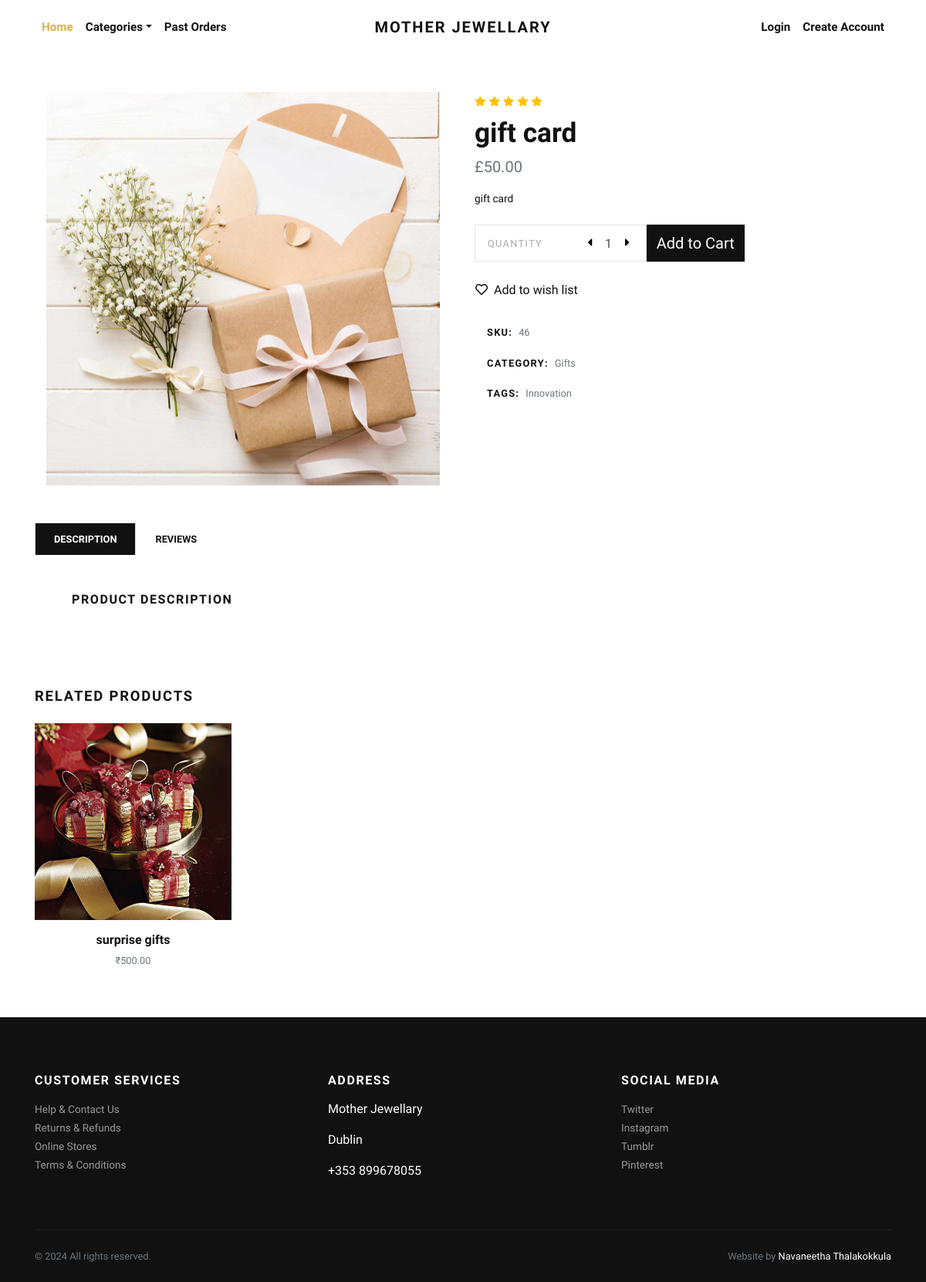
The app's page /product/gift-card/ with its own data.
### store/models.py (models this page shows, shortened)
class Product(models.Model):
    title = models.CharField(max_length=150, verbose_name="Product Title")
    slug = models.SlugField(max_length=160, verbose_name="Product Slug")
    sku = models.CharField(max_length=255, unique=True, verbose_name="Unique Product ID (SKU)")
    short_description = models.TextField(verbose_name="Short Description")
    detail_description = models.TextField(blank=True, null=True, verbose_name="Detail Description")
    product_image = models.ImageField(upload_to='product', blank=True, null=True, verbose_name="Product Image")
    price = models.DecimalField(max_digits=8, decimal_places=2)
    category = models.ForeignKey(Category, verbose_name="Product Categoy", on_delete=models.CASCADE)
    is_active = models.BooleanField(verbose_name="Is Active?")
    is_featured = models.BooleanField(verbose_name="Is Featured?")
    created_at = models.DateTimeField(auto_now_add=True, verbose_name="Created Date")
    updated_at = models.DateTimeField(auto_now=True, verbose_name="Updated Date")
    class Meta:
        verbose_name_plural = 'Products'
        ordering = ('-created_at', )

class Category(models.Model):
    title = models.CharField(max_length=50, verbose_name="Category Title")
    slug = models.SlugField(max_length=55, verbose_name="Category Slug")
    description = models.TextField(blank=True, verbose_name="Category Description")
    category_image = models.ImageField(upload_to='category', blank=True, null=True, verbose_name="Category Image")
    is_active = models.BooleanField(verbose_name="Is Active?")
    is_featured = models.BooleanField(verbose_name="Is Featured?")
    created_at = models.DateTimeField(auto_now_add=True, verbose_name="Created Date")
    updated_at = models.DateTimeField(auto_now=True, verbose_name="Updated Date")
    class Meta:
        verbose_name_plural = 'Categories'
        ordering = ('-created_at', )
    def __str__(self):
        return self.title

### store/views.py (the view)
# urls.py: path('product/<slug:slug>/', views.detail, name="product-detail"),
def detail(request, slug):
    product = get_object_or_404(Product, slug=slug)
    related_products = Product.objects.exclude(id=product.id).filter(is_active=True, category=product.category)
    context = {
        'product': product,
        'related_products': related_products,
    }
    return render(request, 'store/detail.html', context)

### store/context_preprocessors.py (called while the page is built)
def store_menu(request):
    categories = Category.objects.filter(is_active=True)
    context = {
        'categories_menu': categories,
    }
    return context

def cart_menu(request):
    if request.user.is_authenticated:
        cart_items= Cart.objects.filter(user=request.user)
        context = {
            'cart_items': cart_items,
        }
    else:
        context = {}
    return context

### templates/store/detail.html (shortened to what this page needs)
{% extends 'base.html' %}
{% load static %}
    {% block content %}
      <section class="py-5">
        <div class="container">
          <div class="row mb-5">
            <div class="col-lg-6">
              <div class="row m-sm-0">
                <div class="col-sm-12 order-1 order-sm-2">
                  <div class="owl-carousel product-slider" data-slider-id="1">
                    {% if product.product_image %}
                      <a class="d-block" href="{{product.product_image.url}}" data-lightbox="product" title="{{product.title}}"><img class="img-fluid" src="{{product.product_image.url}}" alt="{{product.title}}"></a>
                      {% else %}
                      <a class="d-block" href="{% static 'img/product-detail-1.jpg' %}" data-lightbox="product" title="{{product.title}}"><img class="img-fluid" src="{% static 'img/product-detail-1.jpg' %}" alt="{{product.title}}"></a>
                    {% endif %}
                  </div>
                </div>
              </div>
            </div>
            <div class="col-lg-6">
              <ul class="list-inline mb-2">
                <li class="list-inline-item m-0"><i class="fas fa-star small text-warning"></i></li>
                <li class="list-inline-item m-0"><i class="fas fa-star small text-warning"></i></li>
                <li class="list-inline-item m-0"><i class="fas fa-star small text-warning"></i></li>
                <li class="list-inline-item m-0"><i class="fas fa-star small text-warning"></i></li>
                <li class="list-inline-item m-0"><i class="fas fa-star small text-warning"></i></li>
              </ul>
              <h1>{{product.title}}</h1>
              <p class="text-muted lead">£{{product.price}}</p>
              <p class="text-small mb-4">{{product.short_description}}</p>
              <div class="row align-items-stretch mb-4">
                <div class="col-sm-5 pr-sm-0">
                  <div class="border d-flex align-items-center justify-content-between py-1 px-3 bg-white border-white"><span class="small text-uppercase text-gray mr-4 no-select">Quantity</span>
                    <div class="quantity">
                      <button class="dec-btn p-0"><i class="fas fa-caret-left"></i></button>
                      <input name="quantity" class="form-control border-0 shadow-0 p-0" type="text" value="1">
                      <button class="inc-btn p-0"><i class="fas fa-caret-right"></i></button>
                    </div>
                  </div>
                </div>
                <div class="col-sm-3 pl-sm-0">
                  <form action="{% url 'store:add-to-cart' %}">
                    <button type="submit" class="btn btn-dark btn-lg btn-block h-100 d-flex align-items-center justify-content-center px-0">Add to Cart</button>
                  </form>
                </div>
              </div><a class="btn btn-link text-dark p-0 mb-4" href="#"><i class="far fa-heart mr-2"></i>Add to wish list</a><br>
              <ul class="list-unstyled small d-inline-block">
                <li class="px-3 py-2 mb-1 bg-white"><strong class="text-uppercase">SKU:</strong><span class="ml-2 text-muted">{{product.sku}}</span></li>
                <li class="px-3 py-2 mb-1 bg-white text-muted"><strong class="text-uppercase text-dark">Category:</strong><a class="reset-anchor ml-2" href="{% url 'store:category-products' product.category.slug %}">{{product.category}}</a></li>
                <li class="px-3 py-2 mb-1 bg-white text-muted"><strong class="text-uppercase text-dark">Tags:</strong><a class="reset-anchor ml-2" href="#">Innovation</a></li>
              </ul>
            </div>
          </div>
          <ul class="nav nav-tabs border-0" id="myTab" role="tablist">
            <li class="nav-item"><a class="nav-link active" id="description-tab" data-toggle="tab" href="#description" role="tab" aria-controls="description" aria-selected="true">Description</a></li>
            <li class="nav-item"><a class="nav-link" id="reviews-tab" data-toggle="tab" href="#reviews" role="tab" aria-controls="reviews" aria-selected="false">Reviews</a></li>
          </ul>
          <div class="tab-content mb-5" id="myTabContent">
            <div class="tab-pane fade show active" id="description" role="tabpanel" aria-labelledby="description-tab">
              <div class="p-4 p-lg-5 bg-white">
                <h6 class="text-uppercase">Product description </h6>
              </div>
            </div>
          </div>
          <h2 class="h5 text-uppercase mb-4">Related products</h2>
          <div class="row">
            {% if related_products %}
              {% for rp in related_products %}
                <div class="col-lg-3 col-sm-6">
                  <div class="product text-center skel-loader">
                    <div class="d-block mb-3 position-relative">
                      <a class="d-block" href="{% url 'store:product-detail' rp.slug %}">
                        {% if rp.product_image %}
                          <img class="img-fluid w-100" src="{{rp.product_image.url}}" alt="{{rp.title}}">
                        {% else %}
                        <img class="img-fluid w-100" src="{% static 'img/product-1.jpg' %}" alt="{{rp.title}}">
                        {% endif %}
                      </a>
                    </div>
                    <h6> <a class="reset-anchor" href="{% url 'store:product-detail' rp.slug %}">{{rp.title}}</a></h6>
                    <p class="small text-muted">₹{{rp.price}}</p>
                  </div>
                </div>
              {% endfor %}
            {% endif %}
          </div>
        </div>
      </section>
      {% endblock content %}

### jewelryshop/static/css/style.default.css (style rules this page uses)
.text-small { font-size: 0.85rem !important; }
.text-gray { color: #aaa !important; }
strong { font-weight: 700; }
.product img { -webkit-filter: grayscale(40%); filter: grayscale(40%); transition: all 0.3s; }
.quantity { display: -ms-flexbox; display: flex; -ms-flex-align: center; align-items: center; font-family: inherit; }
.quantity input { width: 2rem; text-align: center; }
.quantity button { background: none; border: none; width: 1rem; outline: none; }
.text-uppercase { text-transform: uppercase; letter-spacing: 0.1em; }
.border { border: 1px solid #dee2e6 !important; }
.shadow-0 { box-shadow: none !important; }
.reset-anchor { color: inherit; transition: all 0.3s; }
.no-select { cursor: default; -webkit-user-select: none; -moz-user-select: none; -ms-user-select: none; user-select: none; }
.btn { font-weight: 400; border: 1px solid transparent; font-family: inherit; padding: 0.375rem 1.5rem; font-size: 1rem; line-height: 1.5; border-radius: 0; transition: color 0.15s ease-in-out, background-color 0.15s ease-in-out, border-color 0.15s ease-in-out, box-shadow 0.15s ease-in-out; }
.btn-link { font-weight: 400; color: #dcb14a; }
.btn-dark { color: #fff; background-color: #111111; border-color: #111111; }
.btn-lg { padding: 0.5rem 1rem; font-size: 1.25rem; line-height: 1.5; border-radius: 0; }
body { font-family: "Libre Franklin", sans-serif; font-size: 1rem; font-weight: 400; line-height: 1.5; color: #111111; background-color: #fff; }
a { color: #dcb14a; text-decoration: none; }
h1, h2, h3, h4, h5, h6, .h1, .h2, .h3, .h4, .h5, .h6 { margin-bottom: 0.5rem; font-family: inherit; font-weight: 900; line-height: 1.2; color: inherit; }
h1, .h1 { font-size: 2.2rem; }
h2, .h2 { font-size: 1.9rem; }
h5, .h5 { font-size: 1.15rem; }
h6, .h6 { font-size: 1rem; }
.lead { font-size: 1.25rem; font-weight: 300; }
small, .small { font-size: 80%; font-weight: 400; }
.text-warning { color: #ffc107 !important; }
.text-dark { color: #111111 !important; }
.form-control { padding: 0.375rem 0.75rem; font-size: 1rem; line-height: 1.5; color: #495057; background-color: #fff; border: 1px solid #ced4da; border-radius: 0; transition: border-color 0.15s ease-in-out, box-shadow 0.15s ease-in-out; }
.form-control::placeholder { color: #adb5bd; font-size: 0.85rem; font-weight: 400; }
.nav-link { padding: 0.5rem 1rem; }
.nav-tabs .nav-item { margin-bottom: -1px; }
.nav-tabs .nav-link { border: 1px solid transparent; font-family: inherit; color: #111111; text-transform: uppercase; font-size: 0.8rem; transition: all 0.3s; font-weight: 700; padding: 0.7rem 1.5rem; background: #fff; border-top-left-radius: 0; border-top-right-radius: 0; }
.nav-tabs .nav-link.active, .nav-tabs .nav-link:hover, .nav-tabs .nav-item.show .nav-link { background: #111111; background-color: #111111; color: #fff; }

### records on screen
Product: product_image (picture), title "gift card", price "50.00", short_description "gift card", sku "46", category "Gifts"
Product: product_image (picture), title "surprise gifts", price "500.00"
